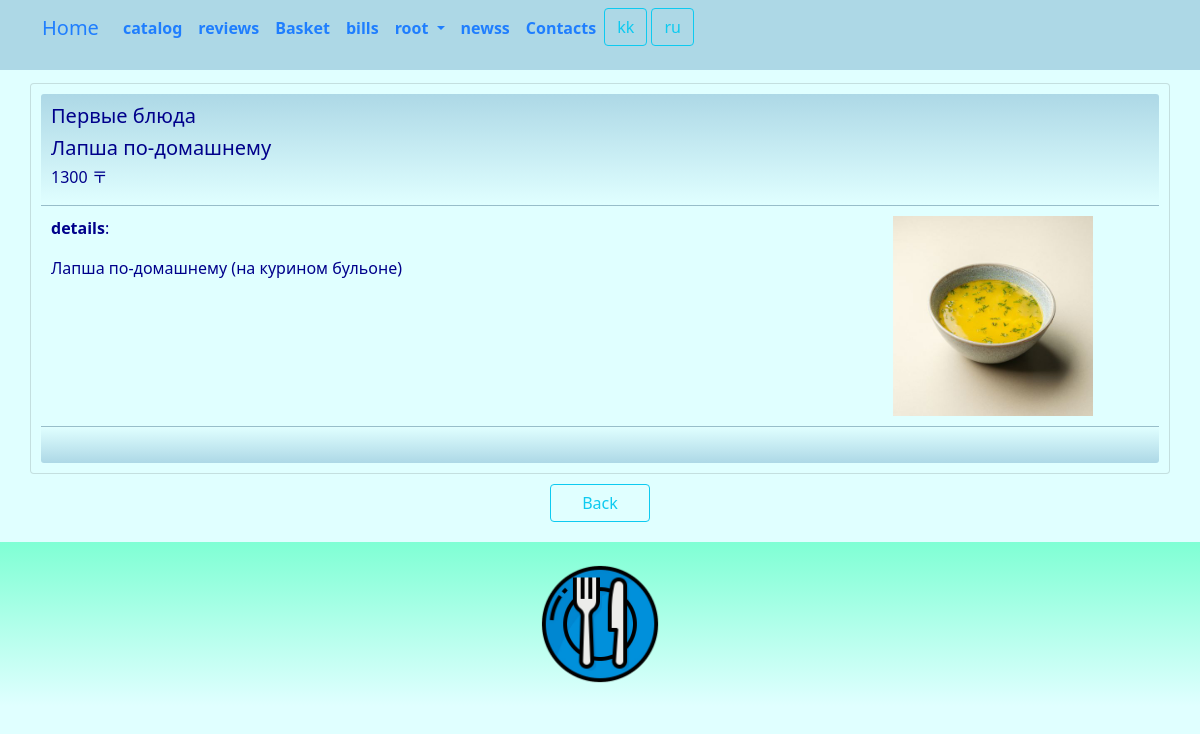
/catalog/read/9/ (signed in), run on the app's committed database.
### star/models.py (models this page shows, shortened)
class Catalog(models.Model):
    category = models.ForeignKey(Category, related_name='catalog_category', on_delete=models.CASCADE)
    title = models.CharField(_('catalog_title'), max_length=255)
    details = models.TextField(_('catalog_details'), blank=True, null=True)
    price = models.DecimalField(_('price'), max_digits=9, decimal_places=2)
    photo = models.ImageField(_('photo'), upload_to='images/', blank=True, null=True)
    class Meta:
        db_table = 'catalog'
        indexes = [
            models.Index(fields=['title']),
        ]
        ordering = ['title']

class Category(models.Model):
    title = models.CharField(_('category_title'), max_length=128, unique=True)
    class Meta:
        db_table = 'category'
    def __str__(self):
        return "{}".format(self.title)

### star/views.py (the view)
# urls.py: path('catalog/read/<int:id>/', views.catalog_read, name='catalog_read'),
@login_required
@group_required("Managers")
def catalog_read(request, id):
    try:
        catalog = Catalog.objects.get(id=id)
        return render(request, "catalog/read.html", {"catalog": catalog})
    except Catalog.DoesNotExist:
        return HttpResponseNotFound("<h2>Catalog not found</h2>")
    except Exception as exception:
        print(exception)
        return HttpResponse(exception)

### star/views.py (called while the page is built)
def group_required(*group_names):
    def in_groups(u):
        if u.is_authenticated:
            if bool(u.groups.filter(name__in=group_names)) | u.is_superuser:
                return True
        return False
    return user_passes_test(in_groups, login_url='403')

### templates/catalog/read.html (shortened to what this page needs)
{% extends "base.html" %}
{% load i18n %}
{% load static %}
{% block content %}
<div class="row justify-content-center">
	<div class="card" style="width:100%">
		<div class="card-header">
			<h5>{{ catalog.category }}</h5>
			<h5>{{ catalog.title }}</h5>
			<h6>{{ catalog.price | stringformat:"1.0f"  }} 〒</h6>
		</div>
		<div class="card-body">
			<div class="row">
				<div class="col-md-9">
					<p><strong>{% trans "details" %}</strong>: {{ catalog.details | linebreaks }}</p>
				</div>
				<div class="col-md-3">
					{% if catalog.photo.url != None %}
						<img style="width:100%; max-width:200px;" src="{{ catalog.photo.url}}" alt="{{ catalog.photo.url }}" >
					{% endif %}
				</div>
			</div>
		</div>
		<div class="card-footer text-muted">
		</div>
	</div>
	<div class="div-button-center">
		<button onclick="history.back()" class="btn btn-outline-info" style="width:100px">{% trans "Back" %}</button>
	</div>
</div>
{% endblock content %}

### templates/base.html (shortened to what this page needs)
{% load static %}
{% load i18n %}
<html>
<head>
	<link href="https://cdn.jsdelivr.net/npm/bootstrap@5.0.2/dist/css/bootstrap.min.css" rel="stylesheet">
	<link rel="stylesheet" href="{% static 'css/styles.css' %}" />
	<link rel="stylesheet" href="{% static 'css/choosen.css' %}" />
</head>
<nav class="navbar navbar-expand-lg justify-content-center">
	<div class="container">
		<div class="collapse navbar-collapse" id="mainMenu">
			<ul class="navbar-nav me-auto mb-2 mb-lg-0">
				<a class="navbar-brand" href="{{ HTTP_HOST }}/">{% trans "Home" %}</a>
				<li class="nav-item">
					<a class="nav-link" href="{% url 'catalog_list' %}">{% trans "catalog" %}</a>
				</li>
				<li class="nav-item">
					<a class="nav-link" href="{% url 'review_list' %}">{% trans "reviews" %}</a>
				</li>
				{% if user.is_authenticated %}
				<li class="nav-item">
					<a class="nav-link" href="{% url 'basket' %}">{% trans "Basket" %}</a>
				</li>
				<li class="nav-item">
					<a class="nav-link" href="{% url 'bill_index' %}">{% trans "bills" %}</a>
				</li>
				<li class="nav-item dropdown">
					<a class="nav-link dropdown-toggle" href="#" id="navbarDropdown" role="button" data-bs-toggle="dropdown" aria-expanded="false">
						{{ user.username }}
					</a>
				</li>
				{% else %}
				<form class="form-inline ml-auto">
					<a href="{% url 'login' %}" class="btn btn-outline-secondary">{% trans "Log In" %}</a>
					<a href="{% url 'signup' %}" class="btn btn-primary ml-2">{% trans "Sign up" %}</a>
				</form>
				{% endif %}
				<li class="nav-item">
					<a class="nav-link" href="{% url 'news_list' %}">{% trans "newss" %}</a>
				</li>
				<li class="nav-item">
					<a class="nav-link" href="{% url 'contact' %}">{% trans "Contacts" %}</a>
				</li>
				<form action="{% url 'set_language' %}" method="post">
					{% get_current_language as LANGUAGE_CODE %}
					{% get_available_languages as LANGUAGES %}
					{% get_language_info_list for LANGUAGES as languages %}
					{% for language in languages %}
					<button type="submit" class="btn btn-outline-info" name="language" value="{{ language.code }}">
						{{ language.code }}
					</button>
					{% endfor %}
				</form>
			</ul>
		</div>
	</div>
</nav>
<body>
	<div class="container">
		{% block content%}{% endblock content %}
	</div>
</body>
<footer class="container-fluid text-center bg-lightgray">
	<div class="copyrights">
		<img src="{% static 'images/logo.png' %}" alt="logo" style="height:144px; padding: 10px;">
	</div>
</footer>
<link rel="stylesheet" href="https://cdn.datatables.net/1.11.2/css/jquery.dataTables.min.css">
<link href="{% static 'css/jquery.fancybox.min.css' %}" rel="stylesheet">
</html>

### static/css/styles.css (style rules this page uses)
:root { --navbar-background-color: LightBlue; --navbar-text-color: #1F7EFE; --main-background-color-light: LightCyan; --main-background-color-dark: LightBlue; --main-text-color: DarkBlue; --main-header-color: DarkBlue; --main-text-attention-color: Purple; --footer-background-color-light: LightCyan; --footer-background-color-dark: Aquamarine; --footer-text-color: Teal; --card-background-color-light: LightCyan; --card-background-color-dark: LightBlue; --card-text-color: SeaGreen; --table-background-color-light: LightCyan; --table-background-color-dark: #F5F5F5; --table-text-color: DarkBlue; --star-size: 30px; --star-color: LightYellow; --star-background: Yellow ; }
.navbar { background-color: var(--navbar-background-color); color: var(--navbar-text-color); }
.navbar .navbar-nav, .navbar .navbar-nav .navbar-text { color: var(--navbar-text-color); }
.navbar ul { background-color: var(--navbar-background-color); color: var(--navbar-text-color); }
.navbar li { background-color: var(--navbar-background-color); color: var(--navbar-text-color); }
.navbar a { background-color: var(--navbar-background-color); color: var(--navbar-text-color); }
.navbar-brand { background-color: var(--navbar-background-color); color: var(--navbar-text-color); }
.nav-item { background-color: var(--navbar-background-color); color: var(--navbar-text-color); font-weight: bold; }
body { background-color: var(--main-background-color-light); }
h1, h2, h3, h4, h5, h6 { color: var(--main-header-color); }
p, ul, li, label { color: var(--main-text-color); }
.card { background-color: var(--card-background-color-light); color: var(--card-text-color); margin-top: 5px; padding: 10px; }
.card-header { background-image: linear-gradient(top, var(--card-background-color-dark), var(--card-background-color-light)); background-image: -o-linear-gradient(top, var(--card-background-color-dark), var(--card-background-color-light)); background-image: -moz-linear-gradient(top, var(--card-background-color-dark), var(--card-background-color-light)); background-image: -webkit-linear-gradient(top, var(--card-background-color-dark), var(--card-background-color-light)); color: var(--card-text-color); padding: 10px; }
.card-body { background-color: var(--card-background-color-light); color: var(--card-text-color); padding: 10px; }
.card-footer { background-image: linear-gradient(top, var(--card-background-color-light), var(--card-background-color-dark)); background-image: -o-linear-gradient(top, var(--card-background-color-light), var(--card-background-color-dark)); background-image: -moz-linear-gradient(top, var(--card-background-color-light), var(--card-background-color-dark)); background-image: -webkit-linear-gradient(top, var(--card-background-color-light), var(--card-background-color-dark)); color: var(--card-text-color); padding: 10px; }
.div-button-center { text-align: center; padding: 10px; }
footer { background-image: linear-gradient(top, var(--footer-background-color-dark), var(--footer-background-color-light)); background-image: -o-linear-gradient(top, var(--footer-background-color-dark), var(--footer-background-color-light)); background-image: -moz-linear-gradient(top, var(--footer-background-color-dark), var(--footer-background-color-light)); background-image: -webkit-linear-gradient(top, var(--footer-background-color-dark), var(--footer-background-color-light)); margin-top: 10px; padding: 10px; }

### data on the page
Catalog: category "Первые блюда", title "Лапша по-домашнему", price "1300", details "Лапша по-домашнему (на курином бульоне)", photo (picture)

### other printed values
{{ user.username }} "root"
{{ language.code }} "kk" "ru"
